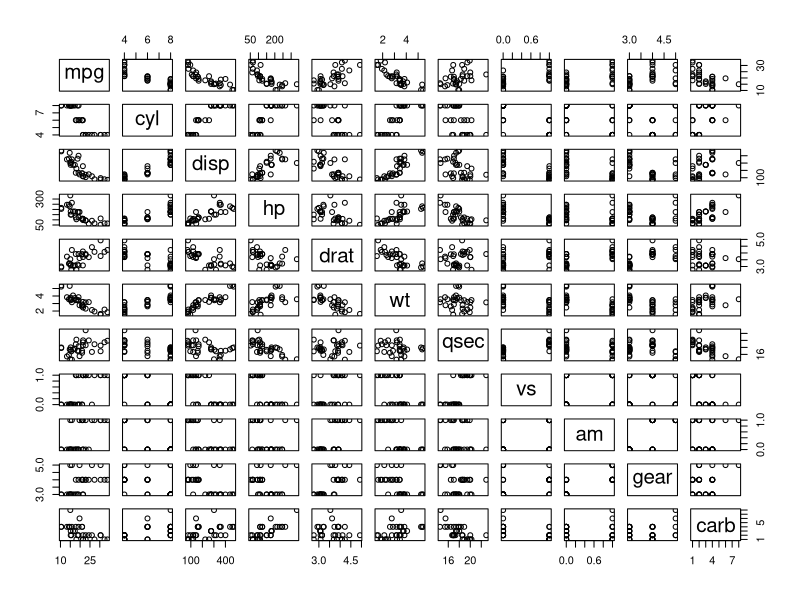
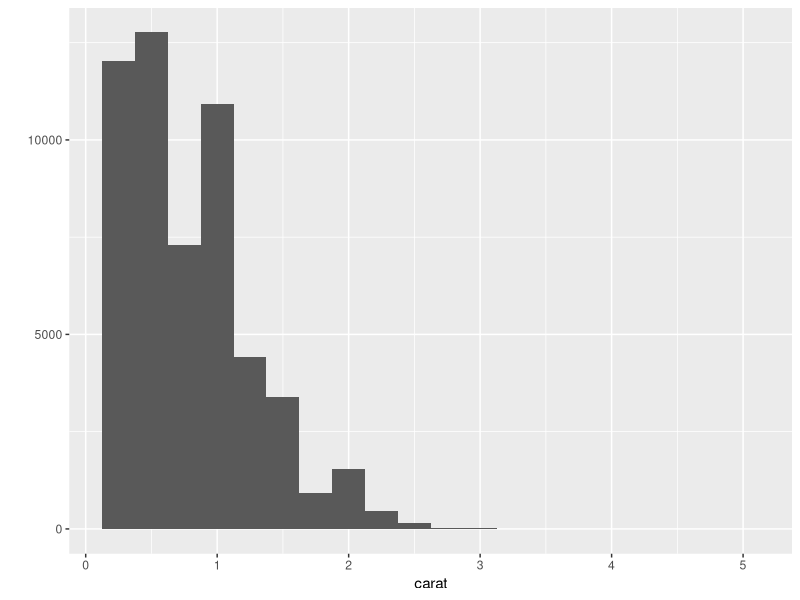

Write R code to recreate these figures, in order.
## ---- chunk 1
library(ggplot2)
library(knitr)
data("mtcars")
kable(head(mtcars))
## ---- chunk 2
plot(mtcars)
## ---- chunk 3
qplot(x=carat, binwidth=0.25, data = diamonds)

